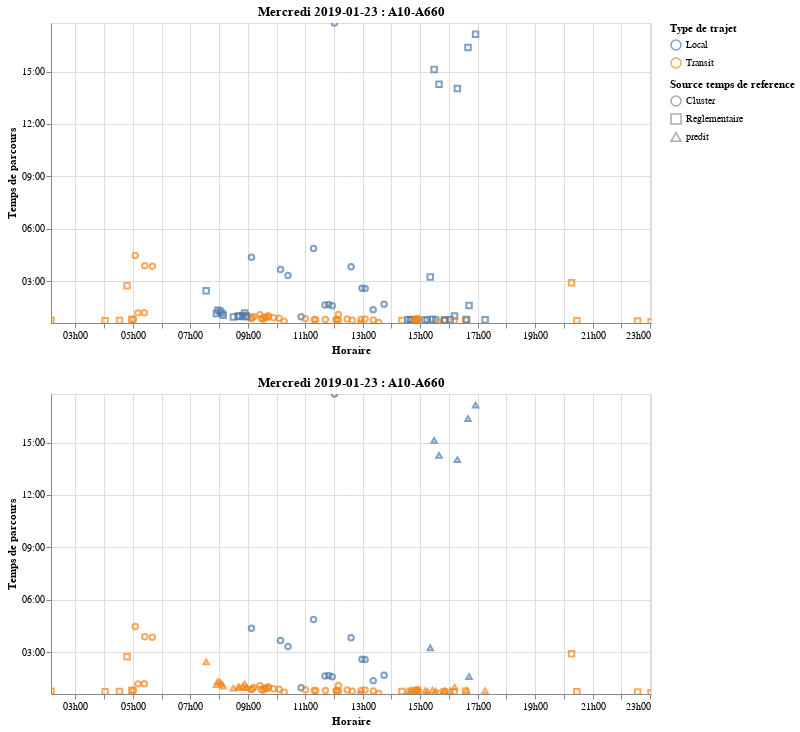

Notebook code cell kept with this figure:
### Markdown cell above
***exemple d'impact de l'extrapolation***

### Code cell
alt.vconcat(g.graph_transit_filtre_multiple(dico_df_transit['df_transit_marge0'],'2019-01-23 00:00:00', '2019-01-23 23:59:59','A10-A660', 1),
g.graph_transit_filtre_multiple(df_transit_extrapole,'2019-01-23 00:00:00', '2019-01-23 23:59:59','A10-A660', 1))

### Figure 1 — Vega-Lite specification as saved in the notebook (floating-point values rounded to 4 significant figures)
{"$schema": "https://vega.github.io/schema/vega-lite/v2.6.0.json", "config": {"view": {"height": 300, "width": 400}}, "datasets": {"data-9766f56daf2a517df872bac530005906": [{"date_cam_1": "2019-01-23T02:09:05", "filtre_tps": "Transit", "tps_parcours": "2018-01-01T00:45:59", "type": "Reglementaire"}, {"date_cam_1": "2019-01-23T04:02:03", "filtre_tps": "Transit", "tps_parcours": "2018-01-01T00:43:50", "type": "Reglementaire"}, {"date_cam_1": "2019-01-23T04:32:01", "filtre_tps": "Transit", "tps_parcours": "2018-01-01T00:45:04", "type": "Reglementaire"}, {"date_cam_1": "2019-01-23T04:57:43", "filtre_tps": "Transit", "tps_parcours": "2018-01-01T00:49:22", "type": "Reglementaire"}, {"date_cam_1": "2019-01-23T05:01:16", "filtre_tps": "Transit", "tps_parcours": "2018-01-01T00:48:07", "type": "Cluster"}, {"date_cam_1": "2019-01-23T05:05:00", "filtre_tps": "Transit", "tps_parcours": "2018-01-01T04:28:25", "type": "Cluster"}, {"date_cam_1": "2019-01-23T05:10:40", "filtre_tps": "Transit", "tps_parcours": "2018-01-01T01:11:05", "type": "Cluster"}, {"date_cam_1": "2019-01-23T05:23:56", "filtre_tps": "Transit", "tps_parcours": "2018-01-01T01:11:49", "type": "Cluster"}, {"date_cam_1": "2019-01-23T05:24:55", "filtre_tps": "Transit", "tps_parcours": "2018-01-01T03:53:03", "type": "Cluster"}, {"date_cam_1": "2019-01-23T05:40:46", "filtre_tps": "Transit", "tps_parcours": "2018-01-01T03:51:15", "type": "Cluster"}, {"date_cam_1": "2019-01-23T09:08:54", "filtre_tps": "Transit", "tps_parcours": "2018-01-01T00:53:42", "type": "Cluster"}, {"date_cam_1": "2019-01-23T09:32:01", "filtre_tps": "Transit", "tps_parcours": "2018-01-01T00:49:02", "type": "Cluster"}, {"date_cam_1": "2019-01-23T10:15:53", "filtre_tps": "Transit", "tps_parcours": "2018-01-01T00:42:42", "type": "Cluster"}, {"date_cam_1": "2019-01-23T11:42:11", "filtre_tps": "Transit", "tps_parcours": "2018-01-01T00:48:03", "type": "Cluster"}, {"date_cam_1": "2019-01-23T12:35:41", "filtre_tps": "Local", "tps_parcours": "2018-01-01T03:49:25", "type": "Cluster"}, {"date_cam_1": "2019-01-23T17:15:33", "filtre_tps": "Transit", "tps_parcours": "2018-01-01T00:47:12", "type": "predit"}, {"date_cam_1": "2019-01-23T22:34:06", "filtre_tps": "Transit", "tps_parcours": "2018-01-01T00:43:31", "type": "Reglementaire"}, {"date_cam_1": "2019-01-23T23:01:54", "filtre_tps": "Transit", "tps_parcours": "2018-01-01T00:40:57", "type": "Reglementaire"}, {"date_cam_1": "2019-01-23T04:47:52", "filtre_tps": "Transit", "tps_parcours": "2018-01-01T02:44:08", "type": "Reglementaire"}, {"date_cam_1": "2019-01-23T07:33:04", "filtre_tps": "Transit", "tps_parcours": "2018-01-01T02:26:52", "type": "predit"}, {"date_cam_1": "2019-01-23T07:57:39", "filtre_tps": "Transit", "tps_parcours": "2018-01-01T01:19:49", "type": "predit"}, {"date_cam_1": "2019-01-23T08:02:22", "filtre_tps": "Transit", "tps_parcours": "2018-01-01T01:16:37", "type": "predit"}, {"date_cam_1": "2019-01-23T08:05:54", "filtre_tps": "Transit", "tps_parcours": "2018-01-01T01:10:12", "type": "predit"}, {"date_cam_1": "2019-01-23T08:08:39", "filtre_tps": "Transit", "tps_parcours": "2018-01-01T01:02:55", "type": "predit"}, {"date_cam_1": "2019-01-23T08:29:57", "filtre_tps": "Transit", "tps_parcours": "2018-01-01T00:56:37", "type": "predit"}, {"date_cam_1": "2019-01-23T08:39:49", "filtre_tps": "Transit", "tps_parcours": "2018-01-01T00:59:57", "type": "predit"}, {"date_cam_1": "2019-01-23T08:49:14", "filtre_tps": "Transit", "tps_parcours": "2018-01-01T01:02:10", "type": "predit"}, {"date_cam_1": "2019-01-23T08:53:39", "filtre_tps": "Transit", "tps_parcours": "2018-01-01T01:10:19", "type": "predit"}, {"date_cam_1": "2019-01-23T08:57:23", "filtre_tps": "Transit", "tps_parcours": "2018-01-01T00:59:59", "type": "predit"}, {"date_cam_1": "2019-01-23T09:06:44", "filtre_tps": "Transit", "tps_parcours": "2018-01-01T00:52:08", "type": "Cluster"}, {"date_cam_1": "2019-01-23T09:07:42", "filtre_tps": "Local", "tps_parcours": "2018-01-01T04:22:10", "type": "Cluster"}, {"date_cam_1": "2019-01-23T09:12:22", "filtre_tps": "Transit", "tps_parcours": "2018-01-01T00:58:20", "type": "Cluster"}, {"date_cam_1": "2019-01-23T09:25:18", "filtre_tps": "Transit", "tps_parcours": "2018-01-01T01:05:03", "type": "Cluster"}, {"date_cam_1": "2019-01-23T09:28:08", "filtre_tps": "Transit", "tps_parcours": "2018-01-01T00:52:47", "type": "Cluster"}, {"date_cam_1": "2019-01-23T09:36:30", "filtre_tps": "Transit", "tps_parcours": "2018-01-01T00:56:16", "type": "Cluster"}, {"date_cam_1": "2019-01-23T09:36:34", "filtre_tps": "Transit", "tps_parcours": "2018-01-01T00:56:14", "type": "Cluster"}, {"date_cam_1": "2019-01-23T09:42:26", "filtre_tps": "Transit", "tps_parcours": "2018-01-01T00:56:25", "type": "Cluster"}, {"date_cam_1": "2019-01-23T09:42:51", "filtre_tps": "Transit", "tps_parcours": "2018-01-01T01:01:36", "type": "Cluster"}, {"date_cam_1": "2019-01-23T09:53:43", "filtre_tps": "Transit", "tps_parcours": "2018-01-01T00:54:08", "type": "Cluster"}, {"date_cam_1": "2019-01-23T10:05:21", "filtre_tps": "Transit", "tps_parcours": "2018-01-01T00:52:31", "type": "Cluster"}, {"date_cam_1": "2019-01-23T10:51:22", "filtre_tps": "Local", "tps_parcours": "2018-01-01T00:57:38", "type": "Cluster"}, {"date_cam_1": "2019-01-23T11:00:09", "filtre_tps": "Transit", "tps_parcours": "2018-01-01T00:50:49", "type": "Cluster"}, {"date_cam_1": "2019-01-23T11:17:16", "filtre_tps": "Local", "tps_parcours": "2018-01-01T04:52:18", "type": "Cluster"}, {"date_cam_1": "2019-01-23T11:18:27", "filtre_tps": "Transit", "tps_parcours": "2018-01-01T00:48:07", "type": "Cluster"}, {"date_cam_1": "2019-01-23T11:21:52", "filtre_tps": "Transit", "tps_parcours": "2018-01-01T00:47:19", "type": "Cluster"}, {"date_cam_1": "2019-01-23T11:41:11", "filtre_tps": "Local", "tps_parcours": "2018-01-01T01:38:18", "type": "Cluster"}, {"date_cam_1": "2019-01-23T11:48:54", "filtre_tps": "Local", "tps_parcours": "2018-01-01T01:39:29", "type": "Cluster"}, {"date_cam_1": "2019-01-23T11:56:16", "filtre_tps": "Local", "tps_parcours": "2018-01-01T01:35:45", "type": "Cluster"}, {"date_cam_1": "2019-01-23T12:04:27", "filtre_tps": "Transit", "tps_parcours": "2018-01-01T00:47:34", "type": "Cluster"}, {"date_cam_1": "2019-01-23T12:05:39", "filtre_tps": "Transit", "tps_parcours": "2018-01-01T00:47:26", "type": "Cluster"}, {"date_cam_1": "2019-01-23T12:09:22", "filtre_tps": "Transit", "tps_parcours": "2018-01-01T01:05:31", "type": "Cluster"}, {"date_cam_1": "2019-01-23T12:09:25", "filtre_tps": "Transit", "tps_parcours": "2018-01-01T00:45:43", "type": "Cluster"}, {"date_cam_1": "2019-01-23T12:27:40", "filtre_tps": "Transit", "tps_parcours": "2018-01-01T00:49:50", "type": "Cluster"}, {"date_cam_1": "2019-01-23T12:38:09", "filtre_tps": "Transit", "tps_parcours": "2018-01-01T00:45:52", "type": "Cluster"}, {"date_cam_1": "2019-01-23T12:55:25", "filtre_tps": "Transit", "tps_parcours": "2018-01-01T00:36:17", "type": "Cluster"}, {"date_cam_1": "2019-01-23T12:56:54", "filtre_tps": "Transit", "tps_parcours": "2018-01-01T00:47:56", "type": "Cluster"}, {"date_cam_1": "2019-01-23T12:58:24", "filtre_tps": "Local", "tps_parcours": "2018-01-01T02:35:22", "type": "Cluster"}, {"date_cam_1": "2019-01-23T13:04:49", "filtre_tps": "Transit", "tps_parcours": "2018-01-01T00:50:10", "type": "Cluster"}, {"date_cam_1": "2019-01-23T13:21:49", "filtre_tps": "Local", "tps_parcours": "2018-01-01T01:22:13", "type": "Cluster"}, {"date_cam_1": "2019-01-23T13:33:16", "filtre_tps": "Transit", "tps_parcours": "2018-01-01T00:37:52", "type": "Cluster"}, {"date_cam_1": "2019-01-23T14:21:52", "filtre_tps": "Transit", "tps_parcours": "2018-01-01T00:44:43", "type": "Reglementaire"}, {"date_cam_1": "2019-01-23T14:34:36", "filtre_tps": "Transit", "tps_parcours": "2018-01-01T00:47:48", "type": "predit"}, {"date_cam_1": "2019-01-23T14:40:02", "filtre_tps": "Transit", "tps_parcours": "2018-01-01T00:48:36", "type": "predit"}, {"date_cam_1": "2019-01-23T14:41:13", "filtre_tps": "Transit", "tps_parcours": "2018-01-01T00:46:40", "type": "predit"}, {"date_cam_1": "2019-01-23T14:48:05", "filtre_tps": "Transit", "tps_parcours": "2018-01-01T00:46:45", "type": "Cluster"}, {"date_cam_1": "2019-01-23T14:54:16", "filtre_tps": "Transit", "tps_parcours": "2018-01-01T00:47:00", "type": "Cluster"}, {"date_cam_1": "2019-01-23T15:10:00", "filtre_tps": "Transit", "tps_parcours": "2018-01-01T00:47:01", "type": "predit"}, {"date_cam_1": "2019-01-23T15:14:46", "filtre_tps": "Transit", "tps_parcours": "2018-01-01T00:46:29", "type": "predit"}, {"date_cam_1": "2019-01-23T15:21:03", "filtre_tps": "Local", "tps_parcours": "2018-01-01T03:14:22", "type": "predit"}, {"date_cam_1": "2019-01-23T15:25:24", "filtre_tps": "Transit", "tps_parcours": "2018-01-01T00:49:36", "type": "predit"}, {"date_cam_1": "2019-01-23T15:32:19", "filtre_tps": "Transit", "tps_parcours": "2018-01-01T00:46:24", "type": "predit"}, {"date_cam_1": "2019-01-23T15:51:05", "filtre_tps": "Transit", "tps_parcours": "2018-01-01T00:46:40", "type": "predit"}, {"date_cam_1": "2019-01-23T16:02:43", "filtre_tps": "Transit", "tps_parcours": "2018-01-01T00:47:42", "type": "predit"}, {"date_cam_1": "2019-01-23T16:11:43", "filtre_tps": "Transit", "tps_parcours": "2018-01-01T00:59:58", "type": "predit"}, {"date_cam_1": "2019-01-23T16:34:49", "filtre_tps": "Transit", "tps_parcours": "2018-01-01T00:45:21", "type": "Reglementaire"}, {"date_cam_1": "2019-01-23T16:36:48", "filtre_tps": "Transit", "tps_parcours": "2018-01-01T00:48:34", "type": "predit"}, {"date_cam_1": "2019-01-23T16:41:59", "filtre_tps": "Local", "tps_parcours": "2018-01-01T01:36:17", "type": "predit"}, {"date_cam_1": "2019-01-23T20:27:03", "filtre_tps": "Transit", "tps_parcours": "2018-01-01T00:44:09", "type": "Reglementaire"}, {"date_cam_1": "2019-01-23T07:54:26", "filtre_tps": "Transit", "tps_parcours": "2018-01-01T01:08:36", "type": "predit"}, {"date_cam_1": "2019-01-23T10:08:25", "filtre_tps": "Local", "tps_parcours": "2018-01-01T03:40:10", "type": "Cluster"}, {"date_cam_1": "2019-01-23T10:23:58", "filtre_tps": "Local", "tps_parcours": "2018-01-01T03:19:41", "type": "Cluster"}, {"date_cam_1": "2019-01-23T14:55:39", "filtre_tps": "Transit", "tps_parcours": "2018-01-01T00:51:07", "type": "Cluster"}, {"date_cam_1": "2019-01-23T16:17:31", "filtre_tps": "Local", "tps_parcours": "2018-01-01T14:01:33", "type": "predit"}, {"date_cam_1": "2019-01-23T16:39:48", "filtre_tps": "Local", "tps_parcours": "2018-01-01T16:22:13", "type": "predit"}, {"date_cam_1": "2019-01-23T08:42:40", "filtre_tps": "Transit", "tps_parcours": "2018-01-01T00:58:56", "type": "predit"}, {"date_cam_1": "2019-01-23T08:56:37", "filtre_tps": "Transit", "tps_parcours": "2018-01-01T00:57:47", "type": "predit"}, {"date_cam_1": "2019-01-23T12:00:58", "filtre_tps": "Local", "tps_parcours": "2018-01-01T17:46:42", "type": "Cluster"}, {"date_cam_1": "2019-01-23T13:22:13", "filtre_tps": "Transit", "tps_parcours": "2018-01-01T00:46:49", "type": "Cluster"}, {"date_cam_1": "2019-01-23T13:44:31", "filtre_tps": "Local", "tps_parcours": "2018-01-01T01:40:39", "type": "Cluster"}, {"date_cam_1": "2019-01-23T14:49:36", "filtre_tps": "Transit", "tps_parcours": "2018-01-01T00:49:52", "type": "Cluster"}, {"date_cam_1": "2019-01-23T14:52:29", "filtre_tps": "Transit", "tps_parcours": "2018-01-01T00:40:39", "type": "Cluster"}, {"date_cam_1": "2019-01-23T14:54:13", "filtre_tps": "Transit", "tps_parcours": "2018-01-01T00:48:28", "type": "Cluster"}, {"date_cam_1": "2019-01-23T15:29:08", "filtre_tps": "Local", "tps_parcours": "2018-01-01T15:07:16", "type": "predit"}, {"date_cam_1": "2019-01-23T15:37:48", "filtre_tps": "Transit", "tps_parcours": "2018-01-01T00:37:44", "type": "Reglementaire"}, {"date_cam_1": "2019-01-23T15:39:13", "filtre_tps": "Local", "tps_parcours": "2018-01-01T14:16:16", "type": "predit"}, {"date_cam_1": "2019-01-23T15:50:05", "filtre_tps": "Transit", "tps_parcours": "2018-01-01T00:44:11", "type": "Reglementaire"}, {"date_cam_1": "2019-01-23T13:05:01", "filtre_tps": "Local", "tps_parcours": "2018-01-01T02:34:39", "type": "Cluster"}, {"date_cam_1": "2019-01-23T15:51:15", "filtre_tps": "Transit", "tps_parcours": "2018-01-01T00:46:00", "type": "predit"}, {"date_cam_1": "2019-01-23T16:10:47", "filtre_tps": "Transit", "tps_parcours": "2018-01-01T00:44:23", "type": "Reglementaire"}, {"date_cam_1": "2019-01-23T16:55:35", "filtre_tps": "Local", "tps_parcours": "2018-01-01T17:08:15", "type": "predit"}, {"date_cam_1": "2019-01-23T20:16:02", "filtre_tps": "Transit", "tps_parcours": "2018-01-01T02:54:11", "type": "Reglementaire"}], "data-fc50a2a9c9a67378ae8f1690dd7b3bba": [{"date_cam_1": "2019-01-23T02:09:05", "filtre_tps": "Transit", "tps_parcours": "2018-01-01T00:45:59", "type": "Reglementaire"}, {"date_cam_1": "2019-01-23T04:02:03", "filtre_tps": "Transit", "tps_parcours": "2018-01-01T00:43:50", "type": "Reglementaire"}, {"date_cam_1": "2019-01-23T04:32:01", "filtre_tps": "Transit", "tps_parcours": "2018-01-01T00:45:04", "type": "Reglementaire"}, {"date_cam_1": "2019-01-23T04:57:43", "filtre_tps": "Transit", "tps_parcours": "2018-01-01T00:49:22", "type": "Reglementaire"}, {"date_cam_1": "2019-01-23T05:01:16", "filtre_tps": "Transit", "tps_parcours": "2018-01-01T00:48:07", "type": "Cluster"}, {"date_cam_1": "2019-01-23T05:05:00", "filtre_tps": "Transit", "tps_parcours": "2018-01-01T04:28:25", "type": "Cluster"}, {"date_cam_1": "2019-01-23T05:10:40", "filtre_tps": "Transit", "tps_parcours": "2018-01-01T01:11:05", "type": "Cluster"}, {"date_cam_1": "2019-01-23T05:23:56", "filtre_tps": "Transit", "tps_parcours": "2018-01-01T01:11:49", "type": "Cluster"}, {"date_cam_1": "2019-01-23T05:24:55", "filtre_tps": "Transit", "tps_parcours": "2018-01-01T03:53:03", "type": "Cluster"}, {"date_cam_1": "2019-01-23T05:40:46", "filtre_tps": "Transit", "tps_parcours": "2018-01-01T03:51:15", "type": "Cluster"}, {"date_cam_1": "2019-01-23T09:08:54", "filtre_tps": "Transit", "tps_parcours": "2018-01-01T00:53:42", "type": "Cluster"}, {"date_cam_1": "2019-01-23T09:32:01", "filtre_tps": "Transit", "tps_parcours": "2018-01-01T00:49:02", "type": "Cluster"}, {"date_cam_1": "2019-01-23T10:15:53", "filtre_tps": "Transit", "tps_parcours": "2018-01-01T00:42:42", "type": "Cluster"}, {"date_cam_1": "2019-01-23T11:42:11", "filtre_tps": "Transit", "tps_parcours": "2018-01-01T00:48:03", "type": "Cluster"}, {"date_cam_1": "2019-01-23T12:35:41", "filtre_tps": "Local", "tps_parcours": "2018-01-01T03:49:25", "type": "Cluster"}, {"date_cam_1": "2019-01-23T17:15:33", "filtre_tps": "Local", "tps_parcours": "2018-01-01T00:47:12", "type": "Reglementaire"}, {"date_cam_1": "2019-01-23T22:34:06", "filtre_tps": "Transit", "tps_parcours": "2018-01-01T00:43:31", "type": "Reglementaire"}, {"date_cam_1": "2019-01-23T23:01:54", "filtre_tps": "Transit", "tps_parcours": "2018-01-01T00:40:57", "type": "Reglementaire"}, {"date_cam_1": "2019-01-23T04:47:52", "filtre_tps": "Transit", "tps_parcours": "2018-01-01T02:44:08", "type": "Reglementaire"}, {"date_cam_1": "2019-01-23T07:33:04", "filtre_tps": "Local", "tps_parcours": "2018-01-01T02:26:52", "type": "Reglementaire"}, {"date_cam_1": "2019-01-23T07:57:39", "filtre_tps": "Local", "tps_parcours": "2018-01-01T01:19:49", "type": "Reglementaire"}, {"date_cam_1": "2019-01-23T08:02:22", "filtre_tps": "Local", "tps_parcours": "2018-01-01T01:16:37", "type": "Reglementaire"}, {"date_cam_1": "2019-01-23T08:05:54", "filtre_tps": "Local", "tps_parcours": "2018-01-01T01:10:12", "type": "Reglementaire"}, {"date_cam_1": "2019-01-23T08:08:39", "filtre_tps": "Local", "tps_parcours": "2018-01-01T01:02:55", "type": "Reglementaire"}, {"date_cam_1": "2019-01-23T08:29:57", "filtre_tps": "Local", "tps_parcours": "2018-01-01T00:56:37", "type": "Reglementaire"}, {"date_cam_1": "2019-01-23T08:39:49", "filtre_tps": "Local", "tps_parcours": "2018-01-01T00:59:57", "type": "Reglementaire"}, {"date_cam_1": "2019-01-23T08:49:14", "filtre_tps": "Local", "tps_parcours": "2018-01-01T01:02:10", "type": "Reglementaire"}, {"date_cam_1": "2019-01-23T08:53:39", "filtre_tps": "Local", "tps_parcours": "2018-01-01T01:10:19", "type": "Reglementaire"}, {"date_cam_1": "2019-01-23T08:57:23", "filtre_tps": "Local", "tps_parcours": "2018-01-01T00:59:59", "type": "Reglementaire"}, {"date_cam_1": "2019-01-23T09:06:44", "filtre_tps": "Transit", "tps_parcours": "2018-01-01T00:52:08", "type": "Cluster"}, {"date_cam_1": "2019-01-23T09:07:42", "filtre_tps": "Local", "tps_parcours": "2018-01-01T04:22:10", "type": "Cluster"}, {"date_cam_1": "2019-01-23T09:12:22", "filtre_tps": "Transit", "tps_parcours": "2018-01-01T00:58:20", "type": "Cluster"}, {"date_cam_1": "2019-01-23T09:25:18", "filtre_tps": "Transit", "tps_parcours": "2018-01-01T01:05:03", "type": "Cluster"}, {"date_cam_1": "2019-01-23T09:28:08", "filtre_tps": "Transit", "tps_parcours": "2018-01-01T00:52:47", "type": "Cluster"}, {"date_cam_1": "2019-01-23T09:36:30", "filtre_tps": "Transit", "tps_parcours": "2018-01-01T00:56:16", "type": "Cluster"}, {"date_cam_1": "2019-01-23T09:36:34", "filtre_tps": "Transit", "tps_parcours": "2018-01-01T00:56:14", "type": "Cluster"}, {"date_cam_1": "2019-01-23T09:42:26", "filtre_tps": "Transit", "tps_parcours": "2018-01-01T00:56:25", "type": "Cluster"}, {"date_cam_1": "2019-01-23T09:42:51", "filtre_tps": "Transit", "tps_parcours": "2018-01-01T01:01:36", "type": "Cluster"}, {"date_cam_1": "2019-01-23T09:53:43", "filtre_tps": "Transit", "tps_parcours": "2018-01-01T00:54:08", "type": "Cluster"}, {"date_cam_1": "2019-01-23T10:05:21", "filtre_tps": "Transit", "tps_parcours": "2018-01-01T00:52:31", "type": "Cluster"}, {"date_cam_1": "2019-01-23T10:51:22", "filtre_tps": "Local", "tps_parcours": "2018-01-01T00:57:38", "type": "Cluster"}, {"date_cam_1": "2019-01-23T11:00:09", "filtre_tps": "Transit", "tps_parcours": "2018-01-01T00:50:49", "type": "Cluster"}, {"date_cam_1": "2019-01-23T11:17:16", "filtre_tps": "Local", "tps_parcours": "2018-01-01T04:52:18", "type": "Cluster"}, {"date_cam_1": "2019-01-23T11:18:27", "filtre_tps": "Transit", "tps_parcours": "2018-01-01T00:48:07", "type": "Cluster"}, {"date_cam_1": "2019-01-23T11:21:52", "filtre_tps": "Transit", "tps_parcours": "2018-01-01T00:47:19", "type": "Cluster"}, {"date_cam_1": "2019-01-23T11:41:11", "filtre_tps": "Local", "tps_parcours": "2018-01-01T01:38:18", "type": "Cluster"}, {"date_cam_1": "2019-01-23T11:48:54", "filtre_tps": "Local", "tps_parcours": "2018-01-01T01:39:29", "type": "Cluster"}, {"date_cam_1": "2019-01-23T11:56:16", "filtre_tps": "Local", "tps_parcours": "2018-01-01T01:35:45", "type": "Cluster"}, {"date_cam_1": "2019-01-23T12:04:27", "filtre_tps": "Transit", "tps_parcours": "2018-01-01T00:47:34", "type": "Cluster"}, {"date_cam_1": "2019-01-23T12:05:39", "filtre_tps": "Transit", "tps_parcours": "2018-01-01T00:47:26", "type": "Cluster"}, {"date_cam_1": "2019-01-23T12:09:22", "filtre_tps": "Transit", "tps_parcours": "2018-01-01T01:05:31", "type": "Cluster"}, {"date_cam_1": "2019-01-23T12:09:25", "filtre_tps": "Transit", "tps_parcours": "2018-01-01T00:45:43", "type": "Cluster"}, {"date_cam_1": "2019-01-23T12:27:40", "filtre_tps": "Transit", "tps_parcours": "2018-01-01T00:49:50", "type": "Cluster"}, {"date_cam_1": "2019-01-23T12:38:09", "filtre_tps": "Transit", "tps_parcours": "2018-01-01T00:45:52", "type": "Cluster"}, {"date_cam_1": "2019-01-23T12:55:25", "filtre_tps": "Transit", "tps_parcours": "2018-01-01T00:36:17", "type": "Cluster"}, {"date_cam_1": "2019-01-23T12:56:54", "filtre_tps": "Transit", "tps_parcours": "2018-01-01T00:47:56", "type": "Cluster"}, {"date_cam_1": "2019-01-23T12:58:24", "filtre_tps": "Local", "tps_parcours": "2018-01-01T02:35:22", "type": "Cluster"}, {"date_cam_1": "2019-01-23T13:04:49", "filtre_tps": "Transit", "tps_parcours": "2018-01-01T00:50:10", "type": "Cluster"}, {"date_cam_1": "2019-01-23T13:21:49", "filtre_tps": "Local", "tps_parcours": "2018-01-01T01:22:13", "type": "Cluster"}, {"date_cam_1": "2019-01-23T13:33:16", "filtre_tps": "Transit", "tps_parcours": "2018-01-01T00:37:52", "type": "Cluster"}, {"date_cam_1": "2019-01-23T14:21:52", "filtre_tps": "Transit", "tps_parcours": "2018-01-01T00:44:43", "type": "Reglementaire"}, {"date_cam_1": "2019-01-23T14:34:36", "filtre_tps": "Local", "tps_parcours": "2018-01-01T00:47:48", "type": "Reglementaire"}, {"date_cam_1": "2019-01-23T14:40:02", "filtre_tps": "Local", "tps_parcours": "2018-01-01T00:48:36", "type": "Reglementaire"}, {"date_cam_1": "2019-01-23T14:41:13", "filtre_tps": "Local", "tps_parcours": "2018-01-01T00:46:40", "type": "Reglementaire"}, {"date_cam_1": "2019-01-23T14:48:05", "filtre_tps": "Transit", "tps_parcours": "2018-01-01T00:46:45", "type": "Cluster"}, {"date_cam_1": "2019-01-23T14:54:16", "filtre_tps": "Transit", "tps_parcours": "2018-01-01T00:47:00", "type": "Cluster"}, {"date_cam_1": "2019-01-23T15:10:00", "filtre_tps": "Local", "tps_parcours": "2018-01-01T00:47:01", "type": "Reglementaire"}, {"date_cam_1": "2019-01-23T15:14:46", "filtre_tps": "Local", "tps_parcours": "2018-01-01T00:46:29", "type": "Reglementaire"}, {"date_cam_1": "2019-01-23T15:21:03", "filtre_tps": "Local", "tps_parcours": "2018-01-01T03:14:22", "type": "Reglementaire"}, {"date_cam_1": "2019-01-23T15:25:24", "filtre_tps": "Local", "tps_parcours": "2018-01-01T00:49:36", "type": "Reglementaire"}, {"date_cam_1": "2019-01-23T15:32:19", "filtre_tps": "Local", "tps_parcours": "2018-01-01T00:46:24", "type": "Reglementaire"}, {"date_cam_1": "2019-01-23T15:51:05", "filtre_tps": "Local", "tps_parcours": "2018-01-01T00:46:40", "type": "Reglementaire"}, {"date_cam_1": "2019-01-23T16:02:43", "filtre_tps": "Local", "tps_parcours": "2018-01-01T00:47:42", "type": "Reglementaire"}, {"date_cam_1": "2019-01-23T16:11:43", "filtre_tps": "Local", "tps_parcours": "2018-01-01T00:59:58", "type": "Reglementaire"}, {"date_cam_1": "2019-01-23T16:34:49", "filtre_tps": "Transit", "tps_parcours": "2018-01-01T00:45:21", "type": "Reglementaire"}, {"date_cam_1": "2019-01-23T16:36:48", "filtre_tps": "Local", "tps_parcours": "2018-01-01T00:48:34", "type": "Reglementaire"}, {"date_cam_1": "2019-01-23T16:41:59", "filtre_tps": "Local", "tps_parcours": "2018-01-01T01:36:17", "type": "Reglementaire"}, {"date_cam_1": "2019-01-23T20:27:03", "filtre_tps": "Transit", "tps_parcours": "2018-01-01T00:44:09", "type": "Reglementaire"}, {"date_cam_1": "2019-01-23T07:54:26", "filtre_tps": "Local", "tps_parcours": "2018-01-01T01:08:36", "type": "Reglementaire"}, {"date_cam_1": "2019-01-23T10:08:25", "filtre_tps": "Local", "tps_parcours": "2018-01-01T03:40:10", "type": "Cluster"}, {"date_cam_1": "2019-01-23T10:23:58", "filtre_tps": "Local", "tps_parcours": "2018-01-01T03:19:41", "type": "Cluster"}, {"date_cam_1": "2019-01-23T14:55:39", "filtre_tps": "Transit", "tps_parcours": "2018-01-01T00:51:07", "type": "Cluster"}, {"date_cam_1": "2019-01-23T16:17:31", "filtre_tps": "Local", "tps_parcours": "2018-01-01T14:01:33", "type": "Reglementaire"}, {"date_cam_1": "2019-01-23T16:39:48", "filtre_tps": "Local", "tps_parcours": "2018-01-01T16:22:13", "type": "Reglementaire"}, {"date_cam_1": "2019-01-23T08:42:40", "filtre_tps": "Local", "tps_parcours": "2018-01-01T00:58:56", "type": "Reglementaire"}, {"date_cam_1": "2019-01-23T08:56:37", "filtre_tps": "Local", "tps_parcours": "2018-01-01T00:57:47", "type": "Reglementaire"}, {"date_cam_1": "2019-01-23T12:00:58", "filtre_tps": "Local", "tps_parcours": "2018-01-01T17:46:42", "type": "Cluster"}, {"date_cam_1": "2019-01-23T13:22:13", "filtre_tps": "Transit", "tps_parcours": "2018-01-01T00:46:49", "type": "Cluster"}, {"date_cam_1": "2019-01-23T13:44:31", "filtre_tps": "Local", "tps_parcours": "2018-01-01T01:40:39", "type": "Cluster"}, {"date_cam_1": "2019-01-23T14:49:36", "filtre_tps": "Transit", "tps_parcours": "2018-01-01T00:49:52", "type": "Cluster"}, {"date_cam_1": "2019-01-23T14:52:29", "filtre_tps": "Transit", "tps_parcours": "2018-01-01T00:40:39", "type": "Cluster"}, {"date_cam_1": "2019-01-23T14:54:13", "filtre_tps": "Transit", "tps_parcours": "2018-01-01T00:48:28", "type": "Cluster"}, {"date_cam_1": "2019-01-23T15:29:08", "filtre_tps": "Local", "tps_parcours": "2018-01-01T15:07:16", "type": "Reglementaire"}, {"date_cam_1": "2019-01-23T15:37:48", "filtre_tps": "Transit", "tps_parcours": "2018-01-01T00:37:44", "type": "Reglementaire"}, {"date_cam_1": "2019-01-23T15:39:13", "filtre_tps": "Local", "tps_parcours": "2018-01-01T14:16:16", "type": "Reglementaire"}, {"date_cam_1": "2019-01-23T15:50:05", "filtre_tps": "Transit", "tps_parcours": "2018-01-01T00:44:11", "type": "Reglementaire"}, {"date_cam_1": "2019-01-23T13:05:01", "filtre_tps": "Local", "tps_parcours": "2018-01-01T02:34:39", "type": "Cluster"}, {"date_cam_1": "2019-01-23T15:51:15", "filtre_tps": "Local", "tps_parcours": "2018-01-01T00:46:00", "type": "Reglementaire"}, {"date_cam_1": "2019-01-23T16:10:47", "filtre_tps": "Transit", "tps_parcours": "2018-01-01T00:44:23", "type": "Reglementaire"}, {"date_cam_1": "2019-01-23T16:55:35", "filtre_tps": "Local", "tps_parcours": "2018-01-01T17:08:15", "type": "Reglementaire"}, {"date_cam_1": "2019-01-23T20:16:02", "filtre_tps": "Transit", "tps_parcours": "2018-01-01T02:54:11", "type": "Reglementaire"}]}, "vconcat": [{"vconcat": [{"data": {"name": "data-fc50a2a9c9a67378ae8f1690dd7b3bba"}, "encoding": {"color": {"field": "filtre_tps", "legend": {"title": "Type de trajet"}, "type": "nominal"}, "shape": {"field": "type", "legend": {"title": "Source temps de reference"}, "type": "nominal"}, "tooltip": {"field": "tps_parcours", "timeUnit": "hoursminutes", "type": "temporal"}, "x": {"axis": {"format": "%Hh%M", "title": "Horaire"}, "field": "date_cam_1", "type": "temporal"}, "y": {"axis": {"format": "%H:%M", "title": "Temps de parcours"}, "field": "tps_parcours", "type": "temporal"}}, "mark": "point", "selection": {"selector032": {"bind": "scales", "encodings": ["x", "y"], "mark": {"fill": "#333", "fillOpacity": 0.125, "stroke": "white"}, "on": "[mousedown, window:mouseup] > window:mousemove!", "resolve": "global", "translate": "[mousedown, window:mouseup] > window:mousemove!", "type": "interval", "zoom": "wheel!"}}, "title": "Mercredi 2019-01-23 : A10-A660", "width": 600}]}, {"vconcat": [{"data": {"name": "data-9766f56daf2a517df872bac530005906"}, "encoding": {"color": {"field": "filtre_tps", "legend": {"title": "Type de trajet"}, "type": "nominal"}, "shape": {"field": "type", "legend": {"title": "Source temps de reference"}, "type": "nominal"}, "tooltip": {"field": "tps_parcours", "timeUnit": "hoursminutes", "type": "temporal"}, "x": {"axis": {"format": "%Hh%M", "title": "Horaire"}, "field": "date_cam_1", "type": "temporal"}, "y": {"axis": {"format": "%H:%M", "title": "Temps de parcours"}, "field": "tps_parcours", "type": "temporal"}}, "mark": "point", "selection": {"selector033": {"bind": "scales", "encodings": ["x", "y"], "mark": {"fill": "#333", "fillOpacity": 0.125, "stroke": "white"}, "on": "[mousedown, window:mouseup] > window:mousemove!", "resolve": "global", "translate": "[mousedown, window:mouseup] > window:mousemove!", "type": "interval", "zoom": "wheel!"}}, "title": "Mercredi 2019-01-23 : A10-A660", "width": 600}]}]}
